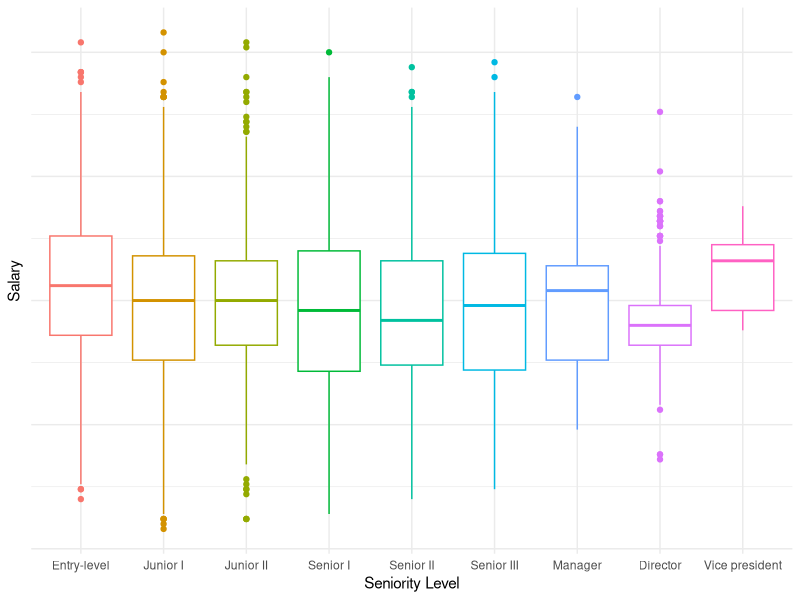

R code for this plot:
## ---- chunk 1
#install.packages("knitr")
#install.packages("kableExtra")
library(tidyverse)
library(knitr)
library(kableExtra)
# this should suppress all code and messages
knitr::opts_chunk$set(include=FALSE)
## ---- chunk 2
library(tidyverse)
library(lme4)
library(mgcv)
## ---- chunk 3
phase1 = read_csv("data/phase1-new-grad-applicants-2020.csv")
phase2 = read_csv("data/phase2-new-grad-applicants-2020.csv")
phase3 = read_csv("data/phase3-new-grad-applicants-2020.csv")
final_hires = read_csv("data/final-hires-newgrad_2020.csv")
## ---- chunk 4
#checking to see if datasets have NAs to see (1) if we need to do anything about them (2) so we can filter them out in the next round when we're seeing who got into the next round
sum(is.na(phase1))
sum(is.na(phase2)) 
sum(is.na(phase3))
## ---- chunk 5
round1_2 = full_join(phase1, phase2)
round1_2 = round1_2 %>% 
  #technical skills is only under hiring2, which means if an applicant's id has NA for this column, they did not move onto the next round
  mutate(next_round = !is.na(technical_skills)) %>%  
  mutate(next_round = as.integer(next_round)) %>% 
  mutate(gender = fct_relevel(gender, "Prefer not to say", after = 2)) %>% 
  select(-c(technical_skills, writing_skills, leadership_presence, speaking_skills)) #remove phase 2 data

#split into software/data
#round1_data = round1_2 %>% 
  #filter(team_applied_for == "Data")

#round1_software = round1_2 %>% 
  #filter(team_applied_for == "Software")
## ---- chunk 6
# counts for total round 1 gender
kable(table(round1_2$gender), col.names = c("Gender", "Quantity"), caption = "Gender Count for Phase 1")
## ---- chunk 7
#response is binary so we use glm so we can use family = binomial

#normal linear model
hiring1_model = glm(next_round ~ cv + gpa + cover_letter + extracurriculars + work_experience, family = binomial(link = "logit"), data = round1_2)
## ---- chunk 8
# add fixed effect for gender
hiring1_gender_model = glm(next_round ~ cv + gpa + cover_letter + extracurriculars + work_experience + gender, data = round1_2, family = binomial(link = "logit"))
summary(hiring1_gender_model)

#let's see if we add an effect for team applied to - maybe the process for data and software are different?
hiring1_team_gender = glmer(next_round ~ cv + gpa + cover_letter + extracurriculars + work_experience + gender + (1 |team_applied_for),
                data = round1_2, family = binomial(link = "logit"), nAGQ=0)

summary(hiring1_team_gender)
## ---- chunk 9
#compare the effect between gender only and gender (rand int) + random slope for team 
kable(lmtest::lrtest(hiring1_gender_model, hiring1_team_gender), col.names = c("# Df", "Log Likelihod", "Df","Chi-squared", "P-value"), caption = "Log Likelihood Test for Random Effect of Team in Phase 1")
## ---- chunk 10
#test the simple model against the original model with no random intercept for gender...investigate if there is a difference

kable(lmtest::lrtest(hiring1_model, hiring1_gender_model), col.names = c("# Df", "Log Likelihod", "Df","Chi-squared", "P-value"), caption = "Log Likelihood Test for Fixed Effect of Gender in Phase 1")
#chi^2 p value small for both of them which means there's no difference in models if u add effect for gender, meaning model doesn't change based on gender and therefore there is no evidence of there being bias in phase 1 of the hiring process.
## ---- chunk 11
round2_3 = full_join(phase2, phase3)
#remove phase 2 columns
round2_3 = round2_3 %>% 
  #interviewer rating only in phase 3, which means if an applicant's id has NA for this column, they did not move onto the next round
  mutate(next_round = !is.na(interviewer_rating_1)) %>%  
  mutate(next_round = as.integer(next_round)) %>% 
  mutate(gender = fct_relevel(gender, "Prefer not to say", after = 2)) %>% 
  select(-c(cover_letter, cv, gpa, extracurriculars, work_experience, interviewer_rating_1, interviewer_rating_2)) #remove phase 2 data
## ---- chunk 12
#get counts for each gender in round 2

kable(table(round2_3$gender), col.names = c("Gender", "Quantity"), caption = "Gender Count for Phase 2")
## ---- chunk 13

#normal linear model
hiring2_model = glm(next_round ~ technical_skills + writing_skills + leadership_presence + speaking_skills, family = binomial(link = "logit"), data = round2_3)
summary(hiring2_model)

# add fixed effect for gender
hiring2_gender_model = glm(next_round ~ technical_skills + writing_skills + leadership_presence + speaking_skills + gender, data = round2_3, family = binomial(link = "logit"))

summary(hiring2_gender_model)

#let's see if we add an effect for team applied to - maybe the process for data and software are different?
hiring2_team_gender = glmer(next_round ~ technical_skills + writing_skills + leadership_presence + speaking_skills + gender + (1 | team_applied_for),
                data = round2_3, family = binomial(link = "logit"), nAGQ=0)

summary(hiring2_team_gender)
## ---- chunk 14
#compare the effect between gender only and gender (rand int) + random slope for team 
kable(lmtest::lrtest(hiring2_gender_model, hiring2_team_gender), col.names = c("# Df", "Log Likelihod", "Df","Chi-squared", "P-value"), caption = "Log Likelihood Test for Random Effect of Team in Phase 2")

#hmm seems like not significant effect... we can continue with our simpler model without the difference between teams
#test the simple model against the original model with no random intercept for gender...investigate if there is a difference
kable(lmtest::lrtest(hiring2_model, hiring2_gender_model), col.names = c("# Df", "Log Likelihod", "Df","Chi-squared", "P-value"), caption = "Log Likelihood Test for Fixed Effect of Gender in Phase 2")

#since all these models are nested we can use lmtest to compare them... 
#confint()

#high chi squared for both - we're good! no diff between model that seps gender 
## ---- chunk 15
p2confint = cbind(est = summary(
hiring2_gender_model)$coef[,1],
confint(hiring2_gender_model))
rownames(p2confint) = c("Baseline", "Technical Skills", "Writing Skills", "Leadership Presence", "Speaking Skills", "Woman", "Prefer not to Say")
kable(p2confint, col.names = c("Estimate", "2.5%", "97.5%"), caption = "95\\% Confidence Interval for GLM with Gender Effect")
## ---- chunk 16
#combined stats of ppl that applied in round 3
round3_combined = right_join(phase2, phase3)
round3_combined = round3_combined %>% 
  select(applicant_id, team_applied_for, gender,interviewer_rating_1,interviewer_rating_2)

#people from round 3 who were hired
round3_h_int = right_join(round3_combined, final_hires)
round3_h_int = round3_h_int %>% 
  mutate(hired = 1)

round3_hired = full_join(round3_combined, round3_h_int)
#remove phase 2 columns
round3_hired = round3_hired %>% 
  mutate_if(is.numeric, replace_na, replace = 0) %>% 
  mutate(avg_interview = (interviewer_rating_1 + interviewer_rating_2)/2) # we see that those with the highest avg score get hired so i'm going to consolidate them 
## ---- chunk 17
#split into data/software
round3_data = round3_hired %>% 
  filter(team_applied_for == "Data") 
# no more "prefer not to say" so we don't need to rearrange
#%>% 
  #mutate(gender = fct_relevel(gender, "Prefer not to say", after = 2))

round3_software = round3_hired %>% 
  filter(team_applied_for == "Software") #%>% 
  #mutate(gender = fct_relevel(gender, "Prefer not to say", after = 2))

#separate by gender
round3_woman = round3_hired %>% 
  filter(gender == "Woman")

round3_man = round3_hired %>% 
  filter(gender == "Man")
## ---- chunk 18
final_genders=table(round3_hired$hired==1, round3_hired$gender)
rownames(final_genders)[rownames(final_genders) == TRUE] = "Hired"
rownames(final_genders)[rownames(final_genders) == FALSE] = "Not Hired"

kable(final_genders, caption = "Gender Breakdown of Final Hires")
## ---- chunk 19
finalmodel = glm(hired ~ avg_interview, family = binomial(link='logit'), data = round3_hired)
#summary(finalmodel)

finalmodel2 = glm(hired ~ avg_interview + gender, family = binomial(link='logit'), data = round3_hired)
#summary(finalmodel2)

kable(lmtest::lrtest(finalmodel, finalmodel2), col.names = c("# Df", "Log Likelihod", "Df","Chi-squared", "P-value"), caption = "Log Likelihood Test for Fixed Effect of Gender in Final Hires")
## ---- chunk 20
# **** claire pls update dis and fix it idfk what goin on
current_employees = read_csv("data/black-saber-current-employees.csv")
unique(current_employees$team) # what teams are there?
count(current_employees, gender) #counts for everything, put these into a table but also do this for the hiring section

# note that we need to add a random effect for ID !!!!!! regardless!!!! 
## ---- chunk 21
current_employees = current_employees %>% 
  mutate(salary = str_remove(salary, "[$,`,`]")) %>% 
  mutate(salary = as.numeric(salary))

current_males = current_employees %>% 
  filter(gender=="Man")

mean(current_males$salary)


current_females = current_employees %>% 
  filter(gender=="Woman")


mean(current_females$salary)

current_other = current_employees %>% 
  filter(gender=="Prefer not to say")


mean(current_other$salary)

# put these values into a table

#looks okay but males seem higher so lets check it out
## ---- chunk 22
# more wrangling!!
# 1) should productivity be binary? <50 = not satisfactory = 50: satisfactory, >50: better than expected ... maybe not
# 2) leadership for level.... 
# 3) should we look at the average amount of time someone stays in thecompany depending on gender? that would just be the average amount of times their ID shows up

#average retention rate!
m_retention = count(current_males, employee_id)
mean(m_retention$n/4)

f_retention = count(current_females, employee_id)
mean(f_retention$n/4)

o_retention = count(current_other, employee_id)
mean(o_retention$n/4)

# how do we compare these to see if they're significant ?
## ---- chunk 23
#current_employees %>%
#ggplot(aes(x = gender, y = salary, colour = role_seniority)) +
#geom_boxplot() +
#facet_wrap(~role_seniority) +
#theme_minimal() +
#theme(legend.position = "none", axis.text.y = element_blank()) +
#labs(x = "Sex", y = "Salary") #Change colours
## ---- chunk 24
current_employees %>%
  mutate(role_seniority = factor(role_seniority, c("Entry-level","Junior I","Junior II","Senior I","Senior II","Senior III","Manager", "Director","Vice president"))) %>% 
ggplot(aes(x = role_seniority, y = productivity, colour = role_seniority)) +
geom_boxplot() +
#facet_wrap(~role_seniority) +
theme_minimal() +
theme(legend.position = "none", axis.text.y = element_blank()) +
labs(x = "Seniority Level", y = "Salary")
## ---- chunk 25
# i know we need a random effect for (1+leadership | role_seniority) BECAUSE the leadership is dependent on their seniority, so like... the seniority is the random effect, but then there is a fixed effect for leadership *within* that role....
# buttttt what model do we run? 


#model_sal = lmer(salary~gender+(1|employee_id)+(1|team)+(1|role_seniority), data=current_employees)
#summary(model_sal)

#model_sal2 = lmer(salary~gender+(1|employee_id)+(1|role_seniority), data=current_employees)
#summary(model_sal2)

#model_sal3 = lmer(salary~(1|employee_id)+(1|team)+(1|role_seniority), data=current_employees)
#summary(model_sal3)

#model_sal4 = lmer(salary~gender+(1|employee_id)+(1|team), data=current_employees)
#summary(model_sal4) #removed role seniority random effect... test for difference

#lmtest::lrtest(model_sal, model_sal2)
#this shows us that salaries differ depending on teams, so we use the more complex model to investigate the diff between gender

#lmtest::lrtest(model_sal, model_sal3)
#significaant result.... when we have a fixed effect for gender, then the models differ, which means that salary might be biased, holding these random effects 
#lmtest::lrtest(model_sal, model_sal4) #ok there is a difference, between RE for seniority or not so it has to be something else affecting it... 

#model1 = glm(salary~productivity + (1 | employee_id) + (1+leadership_for_level | role_seniority) + (1|financial_q) + (1|team), data = current_employees)
## ---- chunk 26
#idk another random model lets see if it works
#model_sal3 = lmer(salary~(1 + role_seniority|employee_id)+(1|team), data=current_employees)
#summary(model_sal3)
